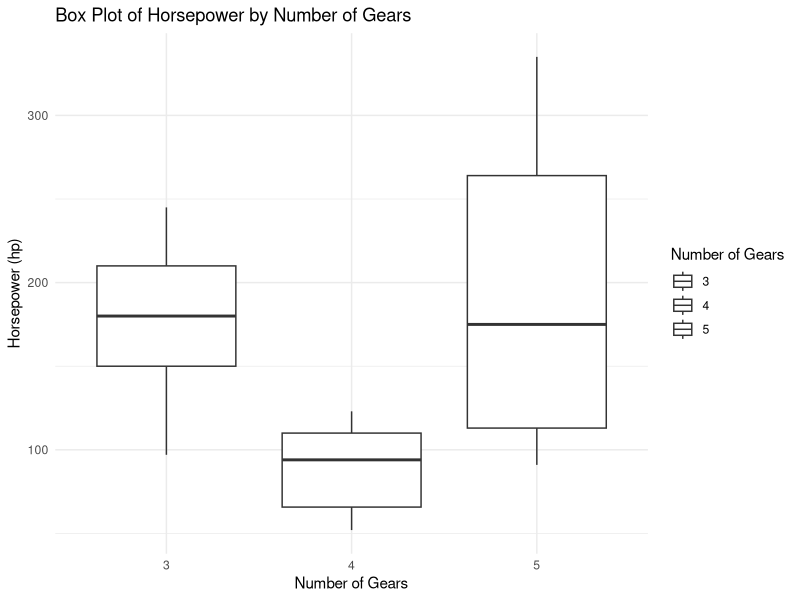

Here is the R script that generated this plot:
# Load the ggplot2 library
library(ggplot2)

# Create a box plot of 'horsepower' with different shapes for 'gear'
ggplot(mtcars, aes(x = factor(gear), y = hp, shape = factor(gear))) +
  geom_boxplot(outlier.colour = "red", outlier.shape = 16) +
  labs(
    title = "Box Plot of Horsepower by Number of Gears",
    x = "Number of Gears",
    y = "Horsepower (hp)"
  ) +
  scale_shape_manual(values = c(1, 2, 3)) +
  theme_minimal() +
  guides(shape = guide_legend(title = "Number of Gears"))  # Add legend title

